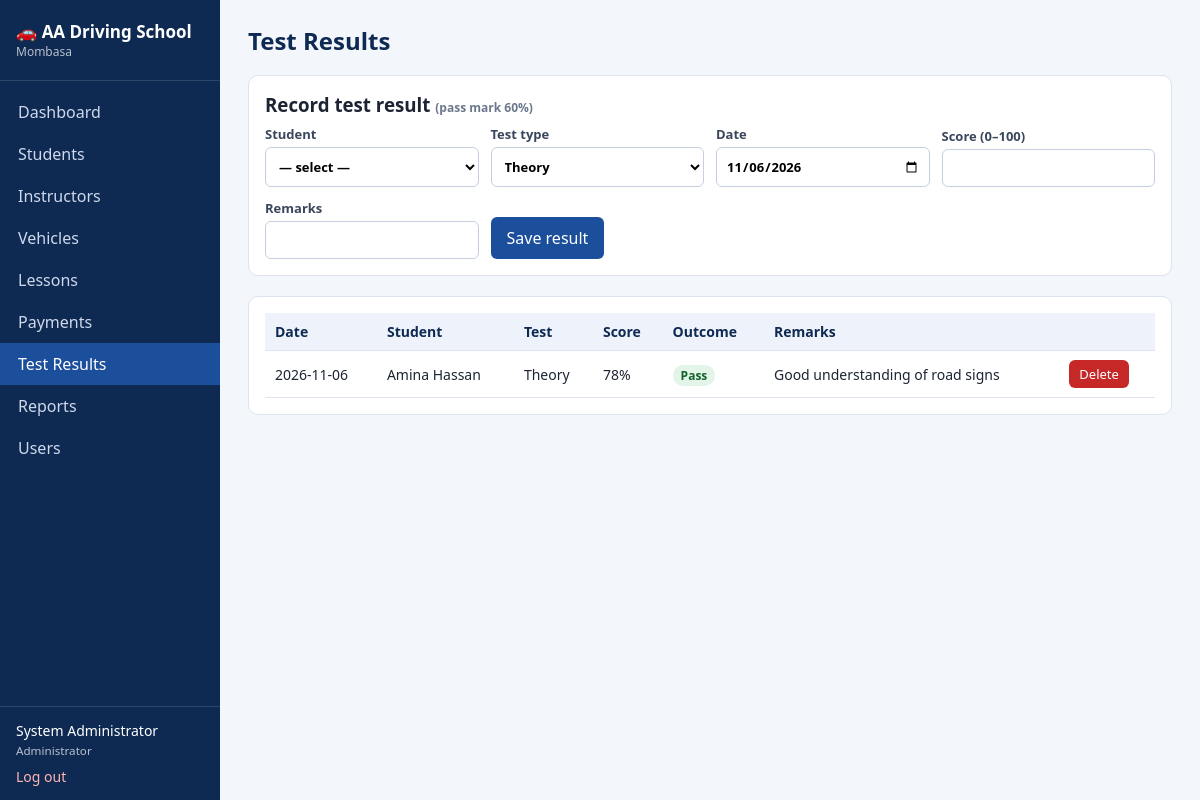
The app's page /results.php (signed in) with its own data.
### tables this page shows
CREATE TABLE test_results (
  result_id INT AUTO_INCREMENT PRIMARY KEY,
  student_id INT NOT NULL,
  test_type ENUM('Theory','Practical') NOT NULL,
  test_date DATE NOT NULL,
  score INT NOT NULL,
  remarks VARCHAR(255),
  FOREIGN KEY (student_id) REFERENCES students(student_id) ON DELETE CASCADE
);

CREATE TABLE students (
  student_id INT AUTO_INCREMENT PRIMARY KEY,
  user_id INT NULL,
  full_name VARCHAR(100) NOT NULL,
  gender ENUM('Male','Female','Other') NOT NULL,
  id_number VARCHAR(30),
  phone VARCHAR(20) NOT NULL,
  email VARCHAR(100),
  address VARCHAR(150),
  course VARCHAR(60) NOT NULL DEFAULT 'Class B (Light vehicle)',
  course_fee DECIMAL(10,2) NOT NULL DEFAULT 0,
  reg_date DATE NOT NULL,
  FOREIGN KEY (user_id) REFERENCES users(user_id) ON DELETE SET NULL
);

### config.php (called while the page is built, shortened)
<?php
function e($s) { return htmlspecialchars((string)$s, ENT_QUOTES, 'UTF-8'); }
function user() { return $_SESSION['user'] ?? null; }
function has_role(...$roles) { return user() && in_array(user()['role'], $roles, true); }

### results.php (the view, shortened to what this page needs)
<?php
require 'config.php';
$manager = has_role('Administrator', 'Instructor');
$sid = has_role('Student') ? my_student_id() : null;
$sql = 'SELECT r.*, s.full_name student FROM test_results r JOIN students s USING(student_id)' . ($sid ? ' WHERE r.student_id=?' : '') . ' ORDER BY test_date DESC, result_id DESC LIMIT 200';
$st = $pdo->prepare($sql); $st->execute($sid ? [$sid] : []); $rows = $st->fetchAll();
$studentsL = $manager ? $pdo->query('SELECT student_id, full_name FROM students ORDER BY full_name')->fetchAll() : [];
require 'includes/header.php';
?>
<?php if ($manager): ?>
<div class="panel">
  <h3 style="margin-top:0">Record test result <span class="muted small">(pass mark <?= PASS_MARK ?>%)</span></h3>
  <form method="post" class="grid"><?= csrf_field() ?>
    <label>Student <select name="student_id" required><option value="">— select —</option><?php foreach ($studentsL as $o) echo '<option value="' . $o['student_id'] . '">' . e($o['full_name']) . '</option>'; ?></select></label>
    <label>Test type <select name="test_type"><option>Theory</option><option>Practical</option></select></label>
    <label>Date <input type="date" name="test_date" value="<?= date('Y-m-d') ?>"></label>
    <label>Score (0–100) <input type="number" name="score" min="0" max="100" required></label>
    <label>Remarks <input name="remarks"></label>
    <div><button class="btn">Save result</button></div>
  </form>
</div>
<?php endif; ?>
<div class="panel"><table><tr><th>Date</th><th>Student</th><th>Test</th><th>Score</th><th>Outcome</th><th>Remarks</th><th></th></tr>
<?php foreach ($rows as $r): $pass = $r['score'] >= PASS_MARK; ?>
  <tr><td><?= e($r['test_date']) ?></td><td><?= e($r['student']) ?></td><td><?= e($r['test_type']) ?></td><td><?= $r['score'] ?>%</td>
  <td><span class="badge <?= $pass ? 'b-ok' : 'b-err' ?>"><?= $pass ? 'Pass' : 'Fail' ?></span></td><td><?= e($r['remarks']) ?></td>
  <td><?php if (has_role('Administrator')): ?><form method="post" class="inline" onsubmit="return confirm('Delete this result?')"><button class="btn sm red">Delete</button></form><?php endif; ?></td></tr>
<?php endforeach; if (!$rows) echo '<tr><td colspan="7" class="muted">No results recorded.</td></tr>'; ?>
</table></div>
<?php require 'includes/footer.php'; ?>

### assets/style.css (style rules this page uses)
:root { --primary:#1b4f9c;--dark:#0f2a52;--bg:#f3f6fb;--line:#dde4ef;--ok:#1e8e3e;--err:#c62828;--warn:#e69500 }
* { box-sizing:border-box }
body { margin:0;font-family:Segoe UI,Arial,sans-serif;background:var(--bg);color:#1c2433;display:flex;min-height:100vh }
h3 { margin:22px 0 8px }
.panel { background:#fff;border:1px solid var(--line);border-radius:10px;padding:16px;margin-bottom:20px;overflow-x:auto }
table { width:100%;border-collapse:collapse;font-size:14px }
th,td { text-align:left;padding:9px 10px;border-bottom:1px solid var(--line);vertical-align:middle }
th { background:#eef3fb;color:var(--dark);white-space:nowrap }
form.grid { display:grid;grid-template-columns:repeat(auto-fit,minmax(210px,1fr));gap:12px;align-items:end }
label { display:block;font-size:13px;font-weight:600;color:#3a465c }
input,select,textarea { width:100%;padding:9px;margin-top:4px;border:1px solid #c5cfe0;border-radius:6px;font:inherit;background:#fff }
.btn { background:var(--primary);color:#fff;border:0;padding:10px 16px;border-radius:6px;cursor:pointer;font:inherit;text-decoration:none;display:inline-block }
.btn.sm { padding:5px 10px;font-size:13px }
.btn.red { background:var(--err) }
.inline { display:inline }
.badge { padding:2px 8px;border-radius:10px;font-size:12px;font-weight:600 }
.b-ok { background:#e3f4e8;color:#14612a }
.muted { color:#6b778c }
.small { font-size:12px }

### records on screen
test_results: test_date "2026-11-06", student.full_name "Amina Hassan", test_type "Theory", score "78", shows "Pass", remarks "Good understanding of road signs"

### other values on screen
APP_NAME "AA Driving School"
$label "Dashboard"
$label "Students"
$label "Instructors"
$label "Vehicles"
$label "Lessons"
$label "Payments"
$label "Test Results"
$label "Reports"
$label "Users"
user()['full_name'] "System Administrator"
$role "Administrator"
$page_title "Test Results"
PASS_MARK "60"
